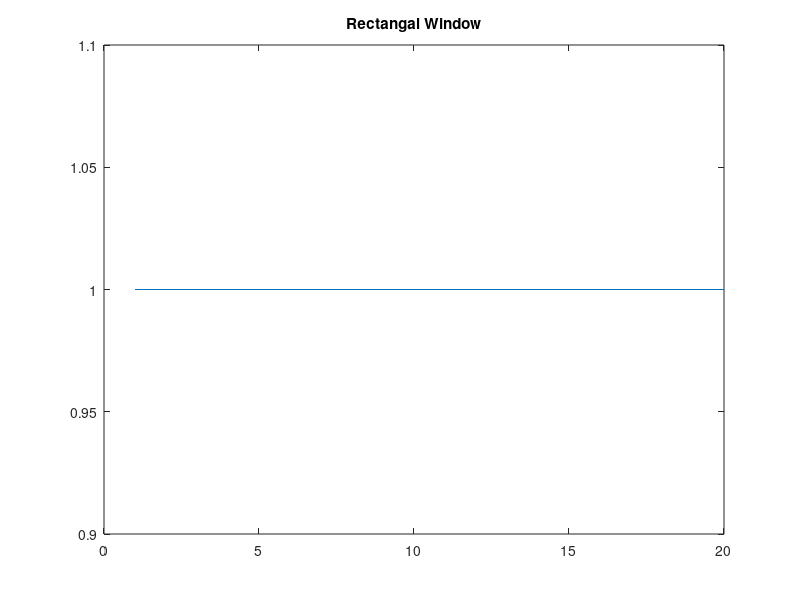

Reproduce this figure in MATLAB.
clc;
clear;
close all;

L = 20;
n = 1:L
for i = 1:L
  w(i) = 1;
endfor

plot(n, w);
title('Rectangal Window');
#wvtool(rectwin(L));
